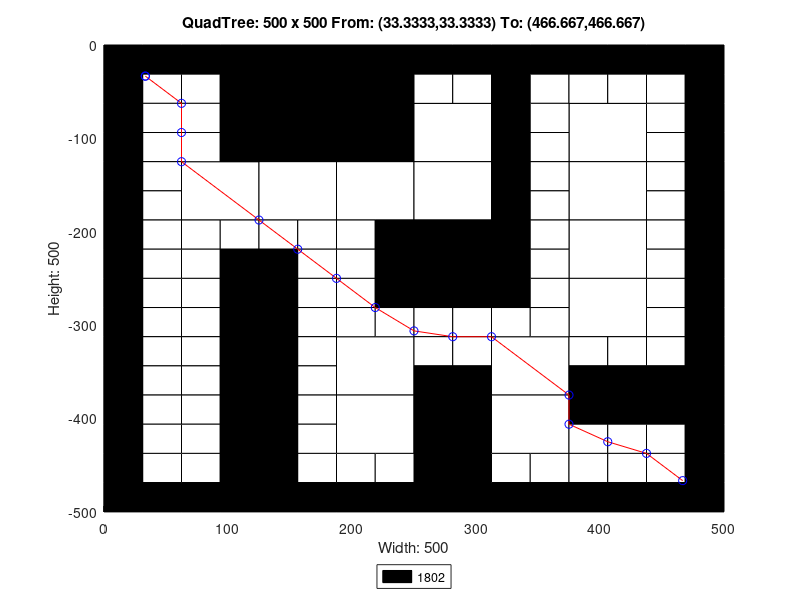

Write the MATLAB code that produced this figure.
axis([0 500 -500 0]);
title('QuadTree: 500 x 500 From: (33.3333,33.3333) To: (466.667,466.667)');
xlabel('Width: 500');
ylabel('Height: 500');
rectangle('Position',[125 -125 125 125], 'FaceColor',[0 0 0]);
rectangle('Position',[62.5 -187.5 62.5 62.5], 'FaceColor',[1 1 1]);
rectangle('Position',[125 -187.5 62.5 62.5], 'FaceColor',[1 1 1]);
rectangle('Position',[187.5 -187.5 62.5 62.5], 'FaceColor',[1 1 1]);
rectangle('Position',[250 -125 62.5 62.5], 'FaceColor',[1 1 1]);
rectangle('Position',[375 -125 62.5 62.5], 'FaceColor',[1 1 1]);
rectangle('Position',[250 -187.5 62.5 62.5], 'FaceColor',[1 1 1]);
rectangle('Position',[250 -250 62.5 62.5], 'FaceColor',[0 0 0]);
rectangle('Position',[375 -187.5 62.5 62.5], 'FaceColor',[1 1 1]);
rectangle('Position',[375 -250 62.5 62.5], 'FaceColor',[1 1 1]);
rectangle('Position',[187.5 -375 62.5 62.5], 'FaceColor',[1 1 1]);
rectangle('Position',[187.5 -437.5 62.5 62.5], 'FaceColor',[1 1 1]);
rectangle('Position',[312.5 -375 62.5 62.5], 'FaceColor',[1 1 1]);
rectangle('Position',[375 -312.5 62.5 62.5], 'FaceColor',[1 1 1]);
rectangle('Position',[250 -437.5 62.5 62.5], 'FaceColor',[0 0 0]);
rectangle('Position',[312.5 -437.5 62.5 62.5], 'FaceColor',[1 1 1]);
rectangle('Position',[250 -500 62.5 62.5], 'FaceColor',[0 0 0]);
rectangle('Position',[0 -31.25 31.25 31.25], 'FaceColor',[0 0 0]);
rectangle('Position',[31.25 -31.25 31.25 31.25], 'FaceColor',[0 0 0]);
rectangle('Position',[0 -62.5 31.25 31.25], 'FaceColor',[0 0 0]);
rectangle('Position',[31.25 -62.5 31.25 31.25], 'FaceColor',[1 1 1]);
rectangle('Position',[62.5 -31.25 31.25 31.25], 'FaceColor',[0 0 0]);
rectangle('Position',[93.75 -31.25 31.25 31.25], 'FaceColor',[0 0 0]);
rectangle('Position',[62.5 -62.5 31.25 31.25], 'FaceColor',[1 1 1]);
rectangle('Position',[93.75 -62.5 31.25 31.25], 'FaceColor',[0 0 0]);
rectangle('Position',[0 -93.75 31.25 31.25], 'FaceColor',[0 0 0]);
rectangle('Position',[31.25 -93.75 31.25 31.25], 'FaceColor',[1 1 1]);
rectangle('Position',[0 -125 31.25 31.25], 'FaceColor',[0 0 0]);
rectangle('Position',[31.25 -125 31.25 31.25], 'FaceColor',[1 1 1]);
rectangle('Position',[62.5 -93.75 31.25 31.25], 'FaceColor',[1 1 1]);
rectangle('Position',[93.75 -93.75 31.25 31.25], 'FaceColor',[0 0 0]);
rectangle('Position',[62.5 -125 31.25 31.25], 'FaceColor',[1 1 1]);
rectangle('Position',[93.75 -125 31.25 31.25], 'FaceColor',[0 0 0]);
rectangle('Position',[0 -156.25 31.25 31.25], 'FaceColor',[0 0 0]);
rectangle('Position',[31.25 -156.25 31.25 31.25], 'FaceColor',[1 1 1]);
rectangle('Position',[0 -187.5 31.25 31.25], 'FaceColor',[0 0 0]);
rectangle('Position',[31.25 -187.5 31.25 31.25], 'FaceColor',[1 1 1]);
rectangle('Position',[0 -218.75 31.25 31.25], 'FaceColor',[0 0 0]);
rectangle('Position',[31.25 -218.75 31.25 31.25], 'FaceColor',[1 1 1]);
rectangle('Position',[0 -250 31.25 31.25], 'FaceColor',[0 0 0]);
rectangle('Position',[31.25 -250 31.25 31.25], 'FaceColor',[1 1 1]);
rectangle('Position',[62.5 -218.75 31.25 31.25], 'FaceColor',[1 1 1]);
rectangle('Position',[93.75 -218.75 31.25 31.25], 'FaceColor',[1 1 1]);
rectangle('Position',[62.5 -250 31.25 31.25], 'FaceColor',[1 1 1]);
rectangle('Position',[93.75 -250 31.25 31.25], 'FaceColor',[0 0 0]);
rectangle('Position',[125 -218.75 31.25 31.25], 'FaceColor',[1 1 1]);
rectangle('Position',[156.25 -218.75 31.25 31.25], 'FaceColor',[1 1 1]);
rectangle('Position',[125 -250 31.25 31.25], 'FaceColor',[0 0 0]);
rectangle('Position',[156.25 -250 31.25 31.25], 'FaceColor',[1 1 1]);
rectangle('Position',[187.5 -218.75 31.25 31.25], 'FaceColor',[1 1 1]);
rectangle('Position',[218.75 -218.75 31.25 31.25], 'FaceColor',[0 0 0]);
rectangle('Position',[187.5 -250 31.25 31.25], 'FaceColor',[1 1 1]);
rectangle('Position',[218.75 -250 31.25 31.25], 'FaceColor',[0 0 0]);
rectangle('Position',[250 -31.25 31.25 31.25], 'FaceColor',[0 0 0]);
rectangle('Position',[281.25 -31.25 31.25 31.25], 'FaceColor',[0 0 0]);
rectangle('Position',[250 -62.5 31.25 31.25], 'FaceColor',[1 1 1]);
rectangle('Position',[281.25 -62.5 31.25 31.25], 'FaceColor',[1 1 1]);
rectangle('Position',[312.5 -31.25 31.25 31.25], 'FaceColor',[0 0 0]);
rectangle('Position',[343.75 -31.25 31.25 31.25], 'FaceColor',[0 0 0]);
rectangle('Position',[312.5 -62.5 31.25 31.25], 'FaceColor',[0 0 0]);
rectangle('Position',[343.75 -62.5 31.25 31.25], 'FaceColor',[1 1 1]);
rectangle('Position',[312.5 -93.75 31.25 31.25], 'FaceColor',[0 0 0]);
rectangle('Position',[343.75 -93.75 31.25 31.25], 'FaceColor',[1 1 1]);
rectangle('Position',[312.5 -125 31.25 31.25], 'FaceColor',[0 0 0]);
rectangle('Position',[343.75 -125 31.25 31.25], 'FaceColor',[1 1 1]);
rectangle('Position',[375 -31.25 31.25 31.25], 'FaceColor',[0 0 0]);
rectangle('Position',[406.25 -31.25 31.25 31.25], 'FaceColor',[0 0 0]);
rectangle('Position',[375 -62.5 31.25 31.25], 'FaceColor',[1 1 1]);
rectangle('Position',[406.25 -62.5 31.25 31.25], 'FaceColor',[1 1 1]);
rectangle('Position',[437.5 -31.25 31.25 31.25], 'FaceColor',[0 0 0]);
rectangle('Position',[468.75 -31.25 31.25 31.25], 'FaceColor',[0 0 0]);
rectangle('Position',[437.5 -62.5 31.25 31.25], 'FaceColor',[1 1 1]);
rectangle('Position',[468.75 -62.5 31.25 31.25], 'FaceColor',[0 0 0]);
rectangle('Position',[437.5 -93.75 31.25 31.25], 'FaceColor',[1 1 1]);
rectangle('Position',[468.75 -93.75 31.25 31.25], 'FaceColor',[0 0 0]);
rectangle('Position',[437.5 -125 31.25 31.25], 'FaceColor',[1 1 1]);
rectangle('Position',[468.75 -125 31.25 31.25], 'FaceColor',[0 0 0]);
rectangle('Position',[312.5 -156.25 31.25 31.25], 'FaceColor',[0 0 0]);
rectangle('Position',[343.75 -156.25 31.25 31.25], 'FaceColor',[1 1 1]);
rectangle('Position',[312.5 -187.5 31.25 31.25], 'FaceColor',[0 0 0]);
rectangle('Position',[343.75 -187.5 31.25 31.25], 'FaceColor',[1 1 1]);
rectangle('Position',[312.5 -218.75 31.25 31.25], 'FaceColor',[0 0 0]);
rectangle('Position',[343.75 -218.75 31.25 31.25], 'FaceColor',[1 1 1]);
rectangle('Position',[312.5 -250 31.25 31.25], 'FaceColor',[0 0 0]);
rectangle('Position',[343.75 -250 31.25 31.25], 'FaceColor',[1 1 1]);
rectangle('Position',[437.5 -156.25 31.25 31.25], 'FaceColor',[1 1 1]);
rectangle('Position',[468.75 -156.25 31.25 31.25], 'FaceColor',[0 0 0]);
rectangle('Position',[437.5 -187.5 31.25 31.25], 'FaceColor',[1 1 1]);
rectangle('Position',[468.75 -187.5 31.25 31.25], 'FaceColor',[0 0 0]);
rectangle('Position',[437.5 -218.75 31.25 31.25], 'FaceColor',[1 1 1]);
rectangle('Position',[468.75 -218.75 31.25 31.25], 'FaceColor',[0 0 0]);
rectangle('Position',[437.5 -250 31.25 31.25], 'FaceColor',[1 1 1]);
rectangle('Position',[468.75 -250 31.25 31.25], 'FaceColor',[0 0 0]);
rectangle('Position',[0 -281.25 31.25 31.25], 'FaceColor',[0 0 0]);
rectangle('Position',[31.25 -281.25 31.25 31.25], 'FaceColor',[1 1 1]);
rectangle('Position',[0 -312.5 31.25 31.25], 'FaceColor',[0 0 0]);
rectangle('Position',[31.25 -312.5 31.25 31.25], 'FaceColor',[1 1 1]);
rectangle('Position',[62.5 -281.25 31.25 31.25], 'FaceColor',[1 1 1]);
rectangle('Position',[93.75 -281.25 31.25 31.25], 'FaceColor',[0 0 0]);
rectangle('Position',[62.5 -312.5 31.25 31.25], 'FaceColor',[1 1 1]);
rectangle('Position',[93.75 -312.5 31.25 31.25], 'FaceColor',[0 0 0]);
rectangle('Position',[0 -343.75 31.25 31.25], 'FaceColor',[0 0 0]);
rectangle('Position',[31.25 -343.75 31.25 31.25], 'FaceColor',[1 1 1]);
rectangle('Position',[0 -375 31.25 31.25], 'FaceColor',[0 0 0]);
rectangle('Position',[31.25 -375 31.25 31.25], 'FaceColor',[1 1 1]);
rectangle('Position',[62.5 -343.75 31.25 31.25], 'FaceColor',[1 1 1]);
rectangle('Position',[93.75 -343.75 31.25 31.25], 'FaceColor',[0 0 0]);
rectangle('Position',[62.5 -375 31.25 31.25], 'FaceColor',[1 1 1]);
rectangle('Position',[93.75 -375 31.25 31.25], 'FaceColor',[0 0 0]);
rectangle('Position',[125 -281.25 31.25 31.25], 'FaceColor',[0 0 0]);
rectangle('Position',[156.25 -281.25 31.25 31.25], 'FaceColor',[1 1 1]);
rectangle('Position',[125 -312.5 31.25 31.25], 'FaceColor',[0 0 0]);
rectangle('Position',[156.25 -312.5 31.25 31.25], 'FaceColor',[1 1 1]);
rectangle('Position',[187.5 -281.25 31.25 31.25], 'FaceColor',[1 1 1]);
rectangle('Position',[218.75 -281.25 31.25 31.25], 'FaceColor',[0 0 0]);
rectangle('Position',[187.5 -312.5 31.25 31.25], 'FaceColor',[1 1 1]);
rectangle('Position',[218.75 -312.5 31.25 31.25], 'FaceColor',[1 1 1]);
rectangle('Position',[125 -343.75 31.25 31.25], 'FaceColor',[0 0 0]);
rectangle('Position',[156.25 -343.75 31.25 31.25], 'FaceColor',[1 1 1]);
rectangle('Position',[125 -375 31.25 31.25], 'FaceColor',[0 0 0]);
rectangle('Position',[156.25 -375 31.25 31.25], 'FaceColor',[1 1 1]);
rectangle('Position',[0 -406.25 31.25 31.25], 'FaceColor',[0 0 0]);
rectangle('Position',[31.25 -406.25 31.25 31.25], 'FaceColor',[1 1 1]);
rectangle('Position',[0 -437.5 31.25 31.25], 'FaceColor',[0 0 0]);
rectangle('Position',[31.25 -437.5 31.25 31.25], 'FaceColor',[1 1 1]);
rectangle('Position',[62.5 -406.25 31.25 31.25], 'FaceColor',[1 1 1]);
rectangle('Position',[93.75 -406.25 31.25 31.25], 'FaceColor',[0 0 0]);
rectangle('Position',[62.5 -437.5 31.25 31.25], 'FaceColor',[1 1 1]);
rectangle('Position',[93.75 -437.5 31.25 31.25], 'FaceColor',[0 0 0]);
rectangle('Position',[0 -468.75 31.25 31.25], 'FaceColor',[0 0 0]);
rectangle('Position',[31.25 -468.75 31.25 31.25], 'FaceColor',[1 1 1]);
rectangle('Position',[0 -500 31.25 31.25], 'FaceColor',[0 0 0]);
rectangle('Position',[31.25 -500 31.25 31.25], 'FaceColor',[0 0 0]);
rectangle('Position',[62.5 -468.75 31.25 31.25], 'FaceColor',[1 1 1]);
rectangle('Position',[93.75 -468.75 31.25 31.25], 'FaceColor',[0 0 0]);
rectangle('Position',[62.5 -500 31.25 31.25], 'FaceColor',[0 0 0]);
rectangle('Position',[93.75 -500 31.25 31.25], 'FaceColor',[0 0 0]);
rectangle('Position',[125 -406.25 31.25 31.25], 'FaceColor',[0 0 0]);
rectangle('Position',[156.25 -406.25 31.25 31.25], 'FaceColor',[1 1 1]);
rectangle('Position',[125 -437.5 31.25 31.25], 'FaceColor',[0 0 0]);
rectangle('Position',[156.25 -437.5 31.25 31.25], 'FaceColor',[1 1 1]);
rectangle('Position',[125 -468.75 31.25 31.25], 'FaceColor',[0 0 0]);
rectangle('Position',[156.25 -468.75 31.25 31.25], 'FaceColor',[1 1 1]);
rectangle('Position',[125 -500 31.25 31.25], 'FaceColor',[0 0 0]);
rectangle('Position',[156.25 -500 31.25 31.25], 'FaceColor',[0 0 0]);
rectangle('Position',[187.5 -468.75 31.25 31.25], 'FaceColor',[1 1 1]);
rectangle('Position',[218.75 -468.75 31.25 31.25], 'FaceColor',[1 1 1]);
rectangle('Position',[187.5 -500 31.25 31.25], 'FaceColor',[0 0 0]);
rectangle('Position',[218.75 -500 31.25 31.25], 'FaceColor',[0 0 0]);
rectangle('Position',[250 -281.25 31.25 31.25], 'FaceColor',[0 0 0]);
rectangle('Position',[281.25 -281.25 31.25 31.25], 'FaceColor',[0 0 0]);
rectangle('Position',[250 -312.5 31.25 31.25], 'FaceColor',[1 1 1]);
rectangle('Position',[281.25 -312.5 31.25 31.25], 'FaceColor',[1 1 1]);
rectangle('Position',[312.5 -281.25 31.25 31.25], 'FaceColor',[0 0 0]);
rectangle('Position',[343.75 -281.25 31.25 31.25], 'FaceColor',[1 1 1]);
rectangle('Position',[312.5 -312.5 31.25 31.25], 'FaceColor',[1 1 1]);
rectangle('Position',[343.75 -312.5 31.25 31.25], 'FaceColor',[1 1 1]);
rectangle('Position',[250 -343.75 31.25 31.25], 'FaceColor',[1 1 1]);
rectangle('Position',[281.25 -343.75 31.25 31.25], 'FaceColor',[1 1 1]);
rectangle('Position',[250 -375 31.25 31.25], 'FaceColor',[0 0 0]);
rectangle('Position',[281.25 -375 31.25 31.25], 'FaceColor',[0 0 0]);
rectangle('Position',[437.5 -281.25 31.25 31.25], 'FaceColor',[1 1 1]);
rectangle('Position',[468.75 -281.25 31.25 31.25], 'FaceColor',[0 0 0]);
rectangle('Position',[437.5 -312.5 31.25 31.25], 'FaceColor',[1 1 1]);
rectangle('Position',[468.75 -312.5 31.25 31.25], 'FaceColor',[0 0 0]);
rectangle('Position',[375 -343.75 31.25 31.25], 'FaceColor',[1 1 1]);
rectangle('Position',[406.25 -343.75 31.25 31.25], 'FaceColor',[1 1 1]);
rectangle('Position',[375 -375 31.25 31.25], 'FaceColor',[0 0 0]);
rectangle('Position',[406.25 -375 31.25 31.25], 'FaceColor',[0 0 0]);
rectangle('Position',[437.5 -343.75 31.25 31.25], 'FaceColor',[1 1 1]);
rectangle('Position',[468.75 -343.75 31.25 31.25], 'FaceColor',[0 0 0]);
rectangle('Position',[437.5 -375 31.25 31.25], 'FaceColor',[0 0 0]);
rectangle('Position',[468.75 -375 31.25 31.25], 'FaceColor',[0 0 0]);
rectangle('Position',[312.5 -468.75 31.25 31.25], 'FaceColor',[1 1 1]);
rectangle('Position',[343.75 -468.75 31.25 31.25], 'FaceColor',[1 1 1]);
rectangle('Position',[312.5 -500 31.25 31.25], 'FaceColor',[0 0 0]);
rectangle('Position',[343.75 -500 31.25 31.25], 'FaceColor',[0 0 0]);
rectangle('Position',[375 -406.25 31.25 31.25], 'FaceColor',[0 0 0]);
rectangle('Position',[406.25 -406.25 31.25 31.25], 'FaceColor',[0 0 0]);
rectangle('Position',[375 -437.5 31.25 31.25], 'FaceColor',[1 1 1]);
rectangle('Position',[406.25 -437.5 31.25 31.25], 'FaceColor',[1 1 1]);
rectangle('Position',[437.5 -406.25 31.25 31.25], 'FaceColor',[0 0 0]);
rectangle('Position',[468.75 -406.25 31.25 31.25], 'FaceColor',[0 0 0]);
rectangle('Position',[437.5 -437.5 31.25 31.25], 'FaceColor',[1 1 1]);
rectangle('Position',[468.75 -437.5 31.25 31.25], 'FaceColor',[0 0 0]);
rectangle('Position',[375 -468.75 31.25 31.25], 'FaceColor',[1 1 1]);
rectangle('Position',[406.25 -468.75 31.25 31.25], 'FaceColor',[1 1 1]);
rectangle('Position',[375 -500 31.25 31.25], 'FaceColor',[0 0 0]);
rectangle('Position',[406.25 -500 31.25 31.25], 'FaceColor',[0 0 0]);
rectangle('Position',[437.5 -468.75 31.25 31.25], 'FaceColor',[1 1 1]);
rectangle('Position',[468.75 -468.75 31.25 31.25], 'FaceColor',[0 0 0]);
rectangle('Position',[437.5 -500 31.25 31.25], 'FaceColor',[0 0 0]);
rectangle('Position',[468.75 -500 31.25 31.25], 'FaceColor',[0 0 0]);
X=[466.667,437.5,406.25,375,375,312.5,281.25,250,218.75,187.5,156.25,125,62.5,62.5,62.5,33.3333,33.3333];
Y=[-466.667,-437.5,-425,-406.25,-375,-312.5,-312.5,-306.25,-281.25,-250,-218.75,-187.5,-125,-93.75,-62.5,-33.3333,-33.3333];
hold on;
plot(X,Y,'r');
plot(X,Y,'bo');
legend('1802','Location','southoutside');
